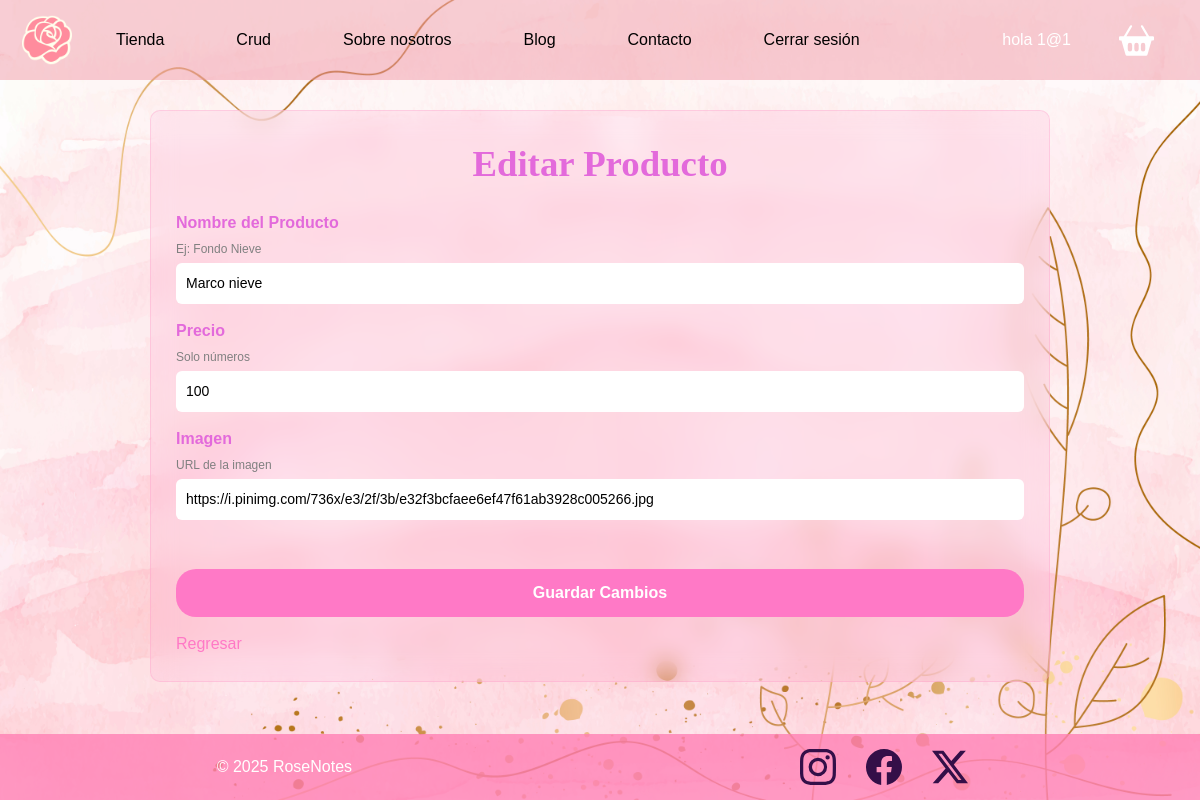
Page /edit_crud.php?id=2 (signed in) on the committed database.
### tables this page shows
CREATE TABLE `producto` (
  `id` int(11) NOT NULL,
  `nombre` varchar(100) NOT NULL,
  `imagen` varchar(255) NOT NULL,
  `precio` int(11) NOT NULL,
  `creador` varchar(100) NOT NULL
);

### edit_crud.php (called while the page is built, shortened)
<?php
require_once "app/config/config.php";
$id = intval($_GET['id']);
$query = mysqli_query($conex, "SELECT * FROM producto WHERE id = $id");
$producto = mysqli_fetch_assoc($query);
require_once "layout.php";
?>

### views/edit_crud.php (the view)
<link rel="stylesheet" href="assets/css/add_crud.css">
<section class="editar-panel">
    <div class="caja-editar">
        <span class="titulo">Editar Producto</span>
        <form method="POST" action="">
            <div class="campo">
                <label>Nombre del Producto</label>
                <small>Ej: Fondo Nieve</small>
                <input type="text" name="nombre" value="<?php echo $producto['nombre']; ?>" required>
            </div>
            <div class="campo">
                <label>Precio</label>
                <small>Solo números</small>
                <input type="number" name="precio" step="0.01" value="<?php echo $producto['precio']; ?>" required>
            </div>
            <div class="campo">
                <label>Imagen</label>
                <small>URL de la imagen</small>
                <input type="text" name="imagen" value="<?php echo $producto['imagen']; ?>" required>
            </div>
            <br>
            <button type="submit">Guardar Cambios</button>
        </form>
        <a class="volver" href="index_crud.php">Regresar</a>
    </div>
</section>

### assets/css/layout.css (style rules this page uses)
body { width: 100%; height: 100vh; background: url(../img/fondos/fondo.jpg) no-repeat center center fixed; background-size: cover; display: grid; grid-template-rows: auto 1fr auto; }

### assets/css/add_crud.css (style rules this page uses)
* { margin: 0; padding: 0; box-sizing: border-box; }
body { min-height: 100vh; font-family: Arial, Helvetica, sans-serif, Verdana; background-size: cover; color: white; }
.editar-panel { display: flex; justify-content: center; padding: 30px 0; }
.caja-editar { width: 100%; max-width: 900px; background: rgba(255, 150, 200, 0.15); backdrop-filter: blur(12px); padding: 25px; border-radius: 10px; border: 1px solid rgba(255, 150, 200, 0.3); }
.titulo { display: block; text-align: center; font-size: 2.3rem; font-weight: bold; color: #e36adb; margin-bottom: 20px; font-family: 'Times New Roman', Times, serif; }
form { display: flex; flex-direction: column; }
.campo { display: flex; flex-direction: column; margin-bottom: 15px; }
.campo label { font-weight: bold; margin-bottom: 5px; color: #e36adb; }
.campo small { font-size: 12px; color: gray; margin-bottom: 5px; }
form input { width: 100%; padding: 10px; border-radius: 6px; border: none; outline: none; font-size: 14px; background-color: white; color: black; }
form button { padding: 12px 20px; background-color: #ff79c6; color: white; border: none; font-weight: bold; border-radius: 20px; cursor: pointer; transition: 0.3s ease; margin-top: 10px; }
.volver { display: inline-block; margin-top: 15px; text-decoration: none; color: #ff79c6; font-size: 16px; }

### rows in the picture
producto: nombre "Marco nieve", precio "100", imagen "https://i.pinimg.com/736x/e3/2f/3b/e32f3bcfaee6ef47f61ab3928c005266.jpg"

### other values in the picture
$_SESSION['email'] "1@1"
